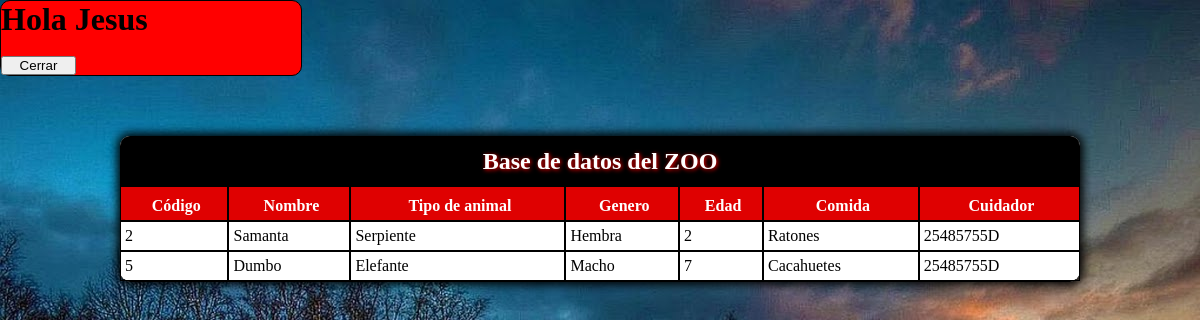
The app's page /principal.php (signed in) with its own data.
### tables this page shows
CREATE TABLE IF NOT EXISTS ANIMALES (
  COD_ANIMAL INT(5) NOT NULL,
  NOMBRE CHAR(10) NOT NULL,
  TIPO_ANIMAL CHAR(10) NOT NULL,
  GENERO CHAR(12),
  EDAD INT(4),
  TIPO_COMIDA CHAR(16),
  CUIDADOR CHAR(9) NOT NULL,
  PRIMARY KEY (COD_ANIMAL), 
  FOREIGN KEY (CUIDADOR) REFERENCES CUIDADORES(DNI)
);

### sesion.php (called while the page is built, shortened)
<?php
class sesion {
  public function get($nombre) {
     if (isset ( $_SESSION [$nombre] )) {
        return $_SESSION [$nombre];
     } else {
         return false;
     }
  }
}
?>

### principal.php (the view, shortened to what this page needs)
<?php
	require_once("sesion.php");
	$sesion = new sesion();
	$usuario = $sesion->get("usuario");
	if( $usuario == false )
	{
      ?>
       <?php
		header("Location: login.php");
	}
	else
	{
	?>
	<HTML><head>
                <link rel="stylesheet" href="style.css">
	</head>
	<body>
            <div style="background-color:red; width: 300px; border-radius: 10px; border: 1px solid black; ">
            <h1> Hola  <?php echo $sesion->get("usuario"); ?> </h1>
            <br>
        <a href="cerrarsesion.php"><input type="button" Value="Cerrar"> </a>
            </div>
	<?php
	}
                   if (($usuario=="Administrador")||($usuario=="administrador")){
   $mysql=new mysqli("localhost","root","","zoo");
    $registros=$mysql->query("SELECT * FROM ANIMALES") or
      die($mysql->error);
    echo ' <table>
            <tr id="trcabecera">
                <th id="cabecera" colspan="10">
                    Base de datos del ZOO
                </th>
            </tr>';
    echo '<tr id="primeraFila">
        <td class="td1">Código</td>
                    <td>Nombre</td>
                    <td>Tipo de animal</td>
                    <td>Genero</td>
                    <td>Edad</td>
                    <td>Comida</td>
                    <td>Cuidador</td>
                    <td colspan="2">Botones</td>
            </tr>';
    while ($reg=$registros->fetch_array())
    {
      echo '<tr>';
      echo '<td>';
      echo $reg['COD_ANIMAL'];
      echo '</td>';
      echo '<td>';
      echo $reg['NOMBRE'];
      echo '</td>';
      echo '<td>';
      echo $reg['TIPO_ANIMAL'];
      echo '</td>';
      echo '<td>';
      echo $reg['GENERO'];
      echo '</td>';
       echo '<td>';
      echo $reg['EDAD'];
      echo '</td>';
       echo '<td>';
      echo $reg['TIPO_COMIDA'];
      echo '</td>';
       echo '<td>';
      echo $reg['CUIDADOR'];
      echo '</td>';
      echo '<td colspan="2">';
      echo '<a href="Baja.php?codigo='.$reg['COD_ANIMAL'].'"><input type="button" Value=Borrar></a>';
      echo '<a href="Modificacion.php?codigo='.$reg['COD_ANIMAL'].'"><input type="button" Value="Modificar"></a>';
      echo '</td>';
      echo '</tr>';
    }
  ?>
   <form method="post" action="Alta.php">
   <tr>
<td class="td1"><input type="number" name="codigo" min="1"  maxlength="5" required></td>
                <td class="td1"><input type="text" name="nombre"></td>
                <td class="td1"><input type="text" name="tanimal"></td>
                <td class="td1"><select name='genero'>
                 <option>Macho</option>
                 <option>Hembra</option>
                 <option>Hermafrodita</option>
                 <option>Sin Sexo</option>
                </select>
                </td>
                <td class="td1"><input type="number" name="edad" min="0"  maxlength="4"></td>
                <td class="td1"><input type="text" name="tcomida" size="7" maxlength="16"></td>
                <td class="td1">
   <select name="cuidador">
  <?php
    $registros3=$mysql->query("SELECT DNI,NOMBRE FROM CUIDADORES") or
      die($mysql->error);
	while ($reg=$registros3->fetch_array())
    {
       echo "<option>".$reg['DNI']."</option>";
    }
  ?>
  </select>
      </td>
 <td colspan="2"> <input type="submit" value="Añadir"></td>
  </form>
 </tr>
     </table>
     <br>
    <?php
      $registros2=$mysql->query("SELECT *  FROM  CUIDADORES") or
      die($mysql->error);
	?>
    <table class="chica">
            <tr id="trcabecera">
                <th id="cabecera" colspan="4">
                    Base de datos de los cuidadores
                </th>
            </tr>
            <tr id="primeraFila">
                    <td class="td1">DNI</td>
                    <td>Nombre</td>
                    <td>Apellidos</td>
            </tr>
   <?php
    while ($reg=$registros2->fetch_array())
    {
      echo '<tr>';
      echo '<td>';
      echo $reg['DNI'];
      echo '</td>';
      echo '<td>';
      echo $reg['NOMBRE'];
      echo '</td>';
      echo '<td>';
      echo $reg['APELLIDOS'];
      echo '</td>';
      }
    $mysql->close();
        }
        else{
          $mysql=new mysqli("localhost","root","","zoo");
    $registros=$mysql->query("SELECT ANIMALES.*  FROM  CUIDADORES, ANIMALES
                              where CUIDADORES.DNI=ANIMALES.CUIDADOR AND CUIDADORES.NOMBRE='$usuario'") or
      die($mysql->error);
    echo ' <table>
            <tr id="trcabecera">
                <th id="cabecera" colspan="10">
                    Base de datos del ZOO
                </th>
            </tr>';
    echo '<tr id="primeraFila">
        <td class="td1">Código</td>
                    <td>Nombre</td>
                    <td>Tipo de animal</td>
                    <td>Genero</td>
                    <td>Edad</td>
                    <td>Comida</td>
                    <td>Cuidador</td>
                </tr>';
    while ($reg=$registros->fetch_array())
    {
      echo '<tr>';
      echo '<td>';
      echo $reg['COD_ANIMAL'];
      echo '</td>';
      echo '<td>';
      echo $reg['NOMBRE'];
      echo '</td>';
      echo '<td>';
      echo $reg['TIPO_ANIMAL'];
      echo '</td>';
      echo '<td>';
      echo $reg['GENERO'];
      echo '</td>';
       echo '<td>';
      echo $reg['EDAD'];
      echo '</td>';
       echo '<td>';
      echo $reg['TIPO_COMIDA'];
      echo '</td>';
       echo '<td>';
      echo $reg['CUIDADOR'];
      echo '</td>';
        }
        }
?>
</body>
</HTML>

### style.css (style rules this page uses)
* { margin: 0; padding: 0; }
body { background: url(imagenes/zoo2.jpg) no-repeat; background-size: auto; font-size: 1.0em; font-family: "Times New Roman"; color: black; }
table { margin: 5% auto; width: 80%; border-spacing: 0px; border-bottom: 1px solid black; background-color:white; border-top-right-radius: 10px; border-top-left-radius: 10px; border-bottom-left-radius:10px; border-bottom-right-radius:10px; box-shadow: 0px 0 10px 3px black; }
table #trcabecera { height: 50px; }
#cabecera { font-size: 1.50em; background: black; overflow: hidden; border-top-right-radius: 10px; border-top-left-radius: 10px; color:white; border-top: 1px solid black; border-left: 1px solid black; border-right: 1px solid black; font-style: normal; font-weight: bold; text-shadow: 1px 1px 4px red; padding: 5px 5px; }
#primeraFila td { font-weight: bold; padding-left: 4px; padding-top: 10px; padding-bottom: 5px; background-color: #DF0101; text-align: center; color:white; }
td.td1 { background-color:#E9E7E7; }
td { padding-left: 4px; padding-bottom: 5px; padding-top: 5px; border: 1px solid black; }
input[type=button] { display: inline-block; width: 75px; }

### records on screen
animales: COD_ANIMAL "2", NOMBRE "Samanta", TIPO_ANIMAL "Serpiente", GENERO "Hembra", EDAD "2", TIPO_COMIDA "Ratones", CUIDADOR "25485755D"
animales: COD_ANIMAL "5", NOMBRE "Dumbo", TIPO_ANIMAL "Elefante", GENERO "Macho", EDAD "7", TIPO_COMIDA "Cacahuetes", CUIDADOR "25485755D"

### other values on screen
$sesion->get("usuario") "Jesus"
